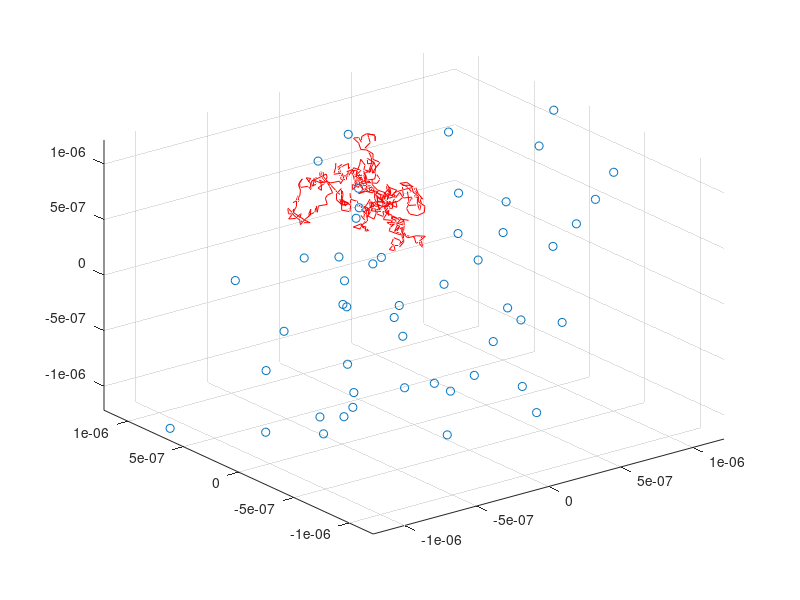

Recreate this plot in MATLAB.
clc
clear

% Physical parameters
diffusion = 4.24*10^(-10); % 3*10^(-9); % m^2/s
B_eq = 0.16; % T
volume_fraction = 3.14*10^(-6); 
echo_time2 = 1*10^(-3); % s

% Simulation parameters
nAggregate = 50; % per cube
nCube = 3*3*3;
nFerritinPA = 1; % per aggregate
nFerritin = nFerritinPA * nAggregate; % per cube
nProton = 1000;
time_step = 1*10^(-6); % s
N = 500; % echo_time2/time_step;

% Calculated parameters
radius_ferritin = 6*10^(-9); % m
volume_ferritin = (4/3) * pi * (radius_ferritin)^3; % m^3
volume_cube = volume_ferritin * nFerritin / volume_fraction; % m^3
length_cube = nthroot(volume_cube,3); % m
rmsDisplacement = sqrt(6*diffusion*time_step);

% Aggregate parameters
radius_aggregate = radius_ferritin;

% Aggregate distribution
position_aggregate_cube = (rand(nAggregate,3)-1/2).* (length_cube-2*radius_aggregate);
position_ferritin = position_aggregate_cube;

scatter3(position_ferritin(:,1),position_ferritin(:,2),position_ferritin(:,3),'b.');
axis([-length_cube/2 length_cube/2 -length_cube/2 length_cube/2 -length_cube/2 length_cube/2]);

% Random proton intial position
position_proton = zeros(3,N+1);
distance_ferritin = zeros(nFerritin,N+1);
while distance_ferritin(:,1) < radius_ferritin % not penetrating
    position_proton(:,1) = (rand(3,1)-1/2).* length_cube;
    distance_ferritin(:,1) = sqrt((position_proton(1,1) - position_ferritin(:,1)).^2+...
            (position_proton(2,1) - position_ferritin(:,2)).^2+...
            (position_proton(3,1) - position_ferritin(:,3)).^2);
end

% Random Walk
random_step = zeros(3,N);

for n = 2:N+1
    while distance_ferritin(:,n) < radius_ferritin % not penetrating
        theta = rand * 2 * pi;
        phi = rand * pi;
        r = rmsDisplacement;
        random_step(1,n-1) = r.*sin(theta).*cos(phi);
        random_step(2,n-1) = r.*sin(theta).*sin(phi);
        random_step(3,n-1) = r.*cos(theta);
        position_proton(:,n) = position_proton(:,n-1) + random_step(:,n-1);
        
        % Periodic Boundary Conditions
        if position_proton(1,n) < - length_cube / 2
            position_proton(1,n) = position_proton(1,n) + length_cube;
        elseif position_proton(1,n) >  length_cube / 2
            position_proton(1,n) = position_proton(1,n) - length_cube;
        end
        
        if position_proton(2,n) < - length_cube / 2
            position_proton(2,n) = position_proton(2,n) + length_cube;
        elseif position_proton(2,n) >  length_cube / 2
            position_proton(2,n) = position_proton(2,n) - length_cube;
        end
        
        if position_proton(3,n) < - length_cube / 2
            position_proton(3,n) = position_proton(3,n) + length_cube;
        elseif position_proton(3,n) >  length_cube / 2
            position_proton(3,n) = position_proton(3,n) - length_cube;
        end
        
        distance_ferritin(:,n) = sqrt((position_proton(1,n)-position_ferritin(:,1)).^2+...
                (position_proton(2,n)-position_ferritin(:,2)).^2+...
                (position_proton(3,n)-position_ferritin(:,3)).^2);
    end
end

hold on
plot3(position_proton(1,:),position_proton(2,:),position_proton(3,:),'r-')
hold off

% Calculate grid magnetic field
